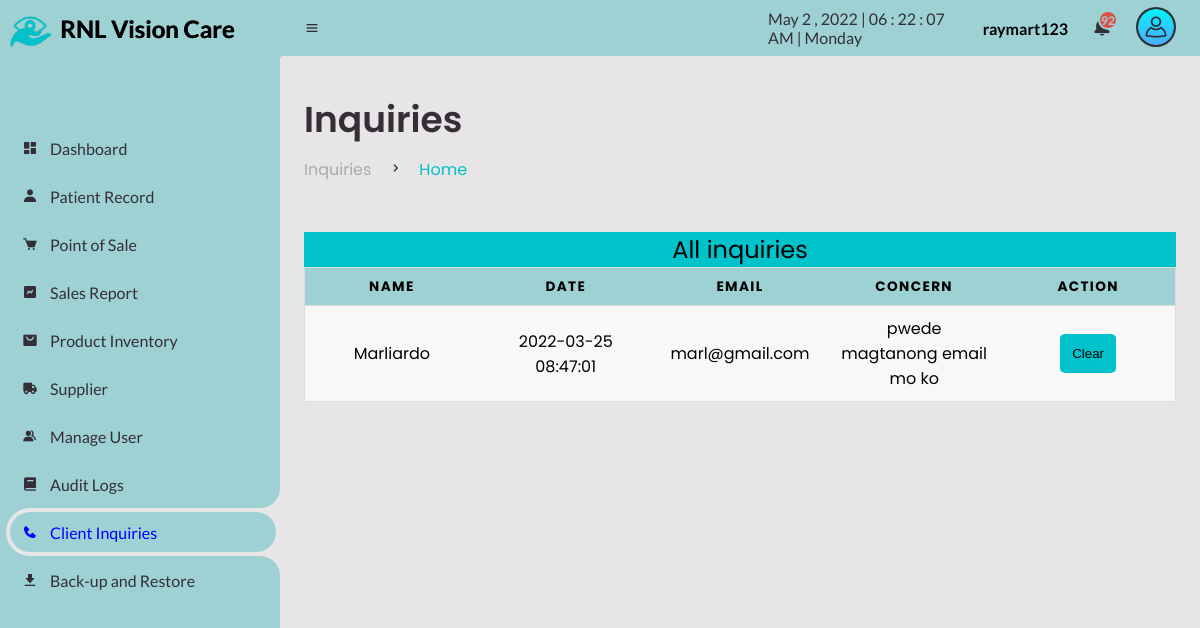
/Admin/inquiries.php (signed in), run on an earlier commit of the app's database.
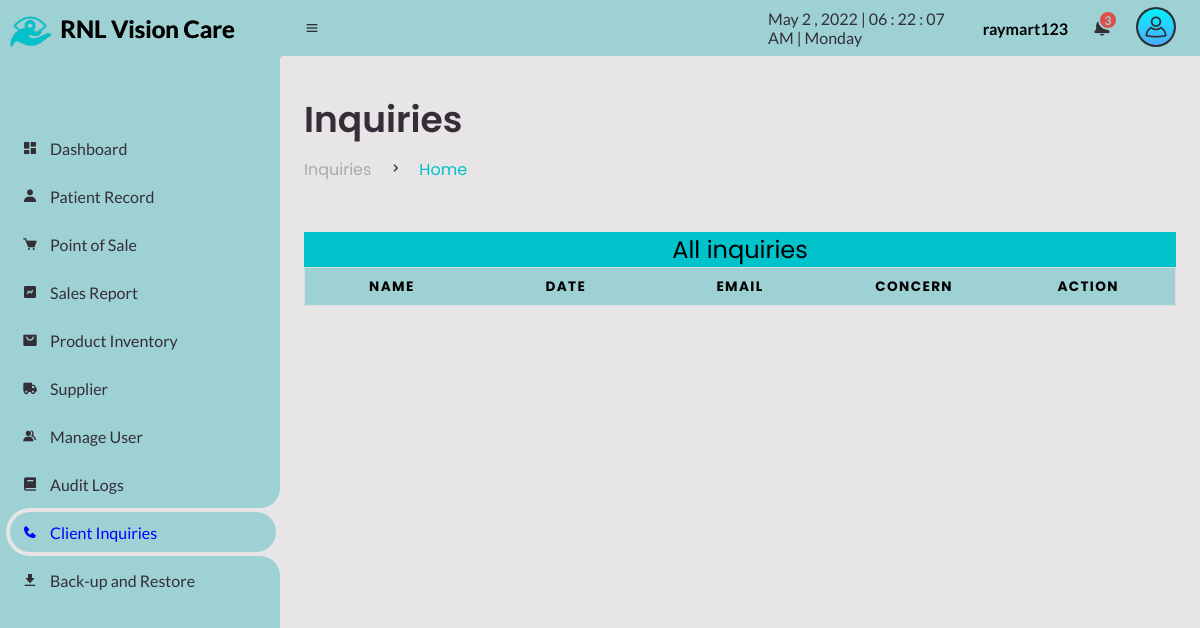
And on a later commit of the database.
### tables this page shows
CREATE TABLE `client_inquiries` (
  `inquiries_id` int(200) NOT NULL AUTO_INCREMENT,
  `inquiries_name` varchar(100) NOT NULL,
  `inquiries_email` varchar(100) NOT NULL,
  `inquiries_subject` varchar(100) NOT NULL,
  `inquiries_message` varchar(1000) NOT NULL,
  `inquiries_backdate` datetime NOT NULL DEFAULT current_timestamp(),
  `inquiries_status` varchar(255) DEFAULT '2',
  PRIMARY KEY (`inquiries_id`)
);

### Admin/inquiries.php (the view, shortened to what this page needs)
<?php
include("../conn.php");
function createRandomPassword() {
	$chars = "003232303232023232023456789";
	$i = 0;
	$pass = '' ;
	while ($i <= 7) {
		$num = rand() % 33;
		$tmp = substr($chars, $num, 1);
		$pass = $pass . $tmp;
		$i++;
	}
	return $pass;
}
$finalcode='RS-'.createRandomPassword();
?>
<!DOCTYPE html>
<html lang="en">
<head>
	<link href='https://unpkg.com/boxicons@2.0.9/css/boxicons.min.css' rel='stylesheet'>
	<link rel="stylesheet" href="css\sys_style.css">
</head>
<body>
	<section id="sidebar">
		<a href="sales-report.php" class="brand">
			<img src="images\logo.png" alt="" width="60px;">
			<span class="text" style="text-shadow:0.5px 0px #000; color: black;">RNL Vision Care</span>
		</a>
		<ul class="side-menu top">
			<li>
				<a href="dashboard.php">
					<i class='bx bxs-dashboard' ></i>
					<span class="text">Dashboard</span>
				</a>
			</li>
			<li>
				<a href="patient-record.php">
					<i class='bx bxs-user' ></i>
					<span class="text">Patient Record</span>
				</a>
			</li>
			<li>
				<a href="point-of-sale.php?id=cash&invoice=<?php echo $finalcode ?>">
					<i class='bx bxs-cart' ></i>
					<span class="text">Point of Sale</span>
				</a>
			</li>
			<li>
				<a href="sales-report.php">
					<i class='bx bxs-chart' ></i>
					<span class="text">Sales Report</span>
				</a>
			</li>
			<li>
				<a href="product.php">
					<i class='bx bxs-shopping-bag-alt' ></i>
					<span class="text">Product Inventory</span>
				</a>
			</li>
			<li>
				<a href="supplier.php">
					<i class='bx bxs-truck' ></i>
					<span class="text">Supplier</span>
				</a>
			</li>
			<li>
				<a href="manage-user.php">
					<i class='bx bxs-group' ></i>
					<span class="text">Manage User</span>
				</a>
			</li>
			<li>
				<a href="audit.php">
					<i class='bx bxs-book' ></i>
					<span class="text">Audit Logs</span>
				</a>
			</li>
			<li class="active">
        <a href="inquiries.php">
          <i class='bx bxs-phone' ></i>
          <span class="text">Client Inquiries</span>
        </a>
      </li>
			<li>
				<a href="archive.php">
					<i class='bx bxs-download' ></i>
					<span class="text">Back-up and Restore</span>
				</a>
			</li>
		</ul>
	</section>
	<section id="content">
		<nav>
			<i class='bx bx-menu' ></i>
			<div id="digital-clock"></div>
			<h4><?php echo $_SESSION['users_username']; ?></h4>
			<div class="dropdown2">
			<a href="#" class="notification">
				<span class="num">
				<?php
				$query = mysqli_query($conn, "SELECT COUNT(*) as total from product  WHERE qty <=10 AND pro_status ='2'");
					while($result=mysqli_fetch_array($query)){
					echo $result['total'];
				}
				?>
						  </span>
			</a>
			</div>
			<div class="dropdown1">
			<img src="img\user.png" alt="" width="40px" class="userlogo">
			</div>
		</nav>
		<main>
			<div class="head-title">
				<div class="left">
					<h1>Inquiries</h1>
					<ul class="breadcrumb">
						<li>
							<a href="sales-report.php">Inquiries</a>
						</li>
						<li><i class='bx bx-chevron-right' ></i></li>
						<li>
							<a class="active" href="dashboard.php">Home</a>
						</li>
					</ul>
				</div>
			</div>
					<table>
						<caption>All inquiries</caption>
     <thead>
     	<tr>
		 <th>Name</th>
     	 <th>Date</th>
		 <th>Email</th>
		 <th>Concern</th>
		 <th>Action</th>
     	</tr>
     </thead>
     <tbody>
	 <?php
			  include "conn.php";
			  $query = mysqli_query($conn,"SELECT * FROM `client_inquiries` WHERE inquiries_backdate <= now() AND inquiries_status='2' ORDER BY inquiries_backdate DESC");
              while($row = mysqli_fetch_assoc($query)){
            ?>
    	<tr>
		<td data-label='Date'><?php echo $row['inquiries_name']; ?></td>
		<td data-label='Date'><?php echo $row['inquiries_backdate']; ?></td>
		<td data-label='Email'><?php echo $row['inquiries_email']; ?></td>
		<td data-label='Concern'><?php echo $row['inquiries_message']; ?></td>
		<td data-label='Action'>
		<form method ="post" action="?id=<?php echo $row['inquiries_id'];?>">
      	<button class="btn-upd" name="btnremove" style="cursor: pointer;" >Clear</button></form>
	  </td> </tr>
	  <?php
			  }
			  ?>
     </tbody>
   </table>
		</main>
	</section>
</body>
</html>

What changed in the data, as far as the page shows it:
removed client_inquiries: inquiries_name "Marliardo", inquiries_backdate "2022-03-25 08:47:01", inquiries_email "marl@gmail.com", inquiries_message "pwede magtanong email mo ko"
Also different on the page:
new list line: "3"
list line gone: "92"
